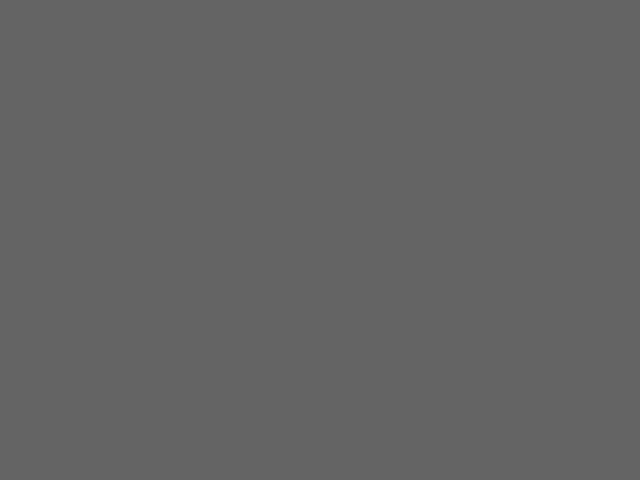
Frame 1 (no input)
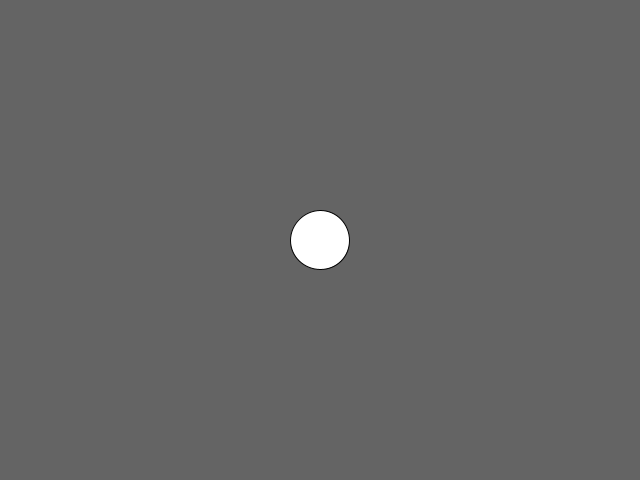
Frame 60 (the mouse pressed at the canvas centre just before this capture)
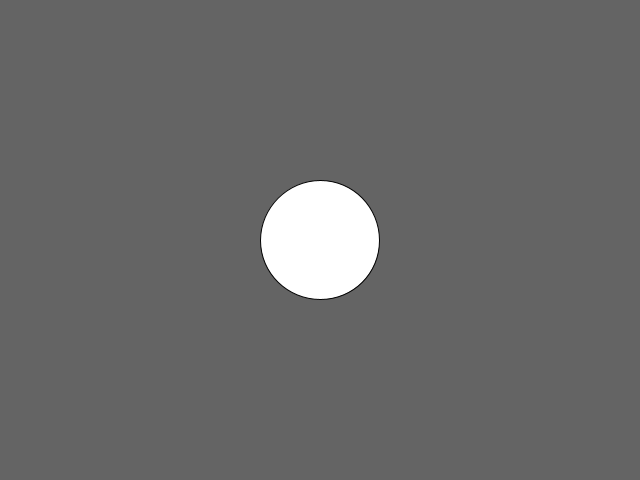
Frame 120 (the mouse held since frame 60 and released just before this capture)

The Processing sketch that drew these frames (run headless with seeded random() and noise(); from frame 60 on, the mouse is pressed at the canvas centre):

// Processing sketch: circuloCreceDecrece
// ── circuloCreceDecrece.pde
int tam;
boolean crece; // variable booleana para evaluar una condición
void setup() {
  size(640, 480);
  crece = true; // comienza en true
}
void draw() {
  background(100);
  ellipse(width/2, height/2, tam, tam);
  if (crece) { // si crece == true (verdadero)
    tam++; // aumenta el tamaño
  } else { // si NO es verdadero
    tam--; // el tamaño disminuye
  }
  if (tam>height || tam<0) { 

/* creamos las condiciones para cambiar el estado de crece 
fijando como límite de crecimiento la altura de la ventana y 0 como límite de disminución*/
    
  crece = !crece;
  }
}
